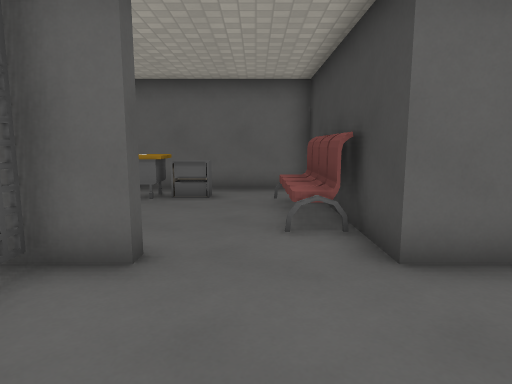
View 1 (above)

15 first-person views from a walk through a 3-D level made in the Godot game engine. The camera is 1.4 m above the floor, tilts 8° down and sees 75° across. The floor is counted in squares, 1 m on a side. Each view is taken from the middle of a square. On the plan, view 1 faces up. The plan holds only what a view shows up to about 15 squares ahead; the rest is blank. Surface patterns are stand-ins for the level's own textures.

View 2
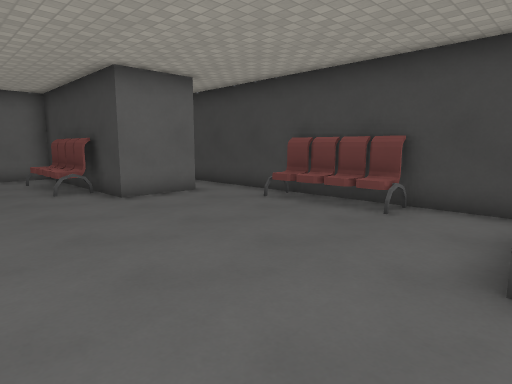

View 3
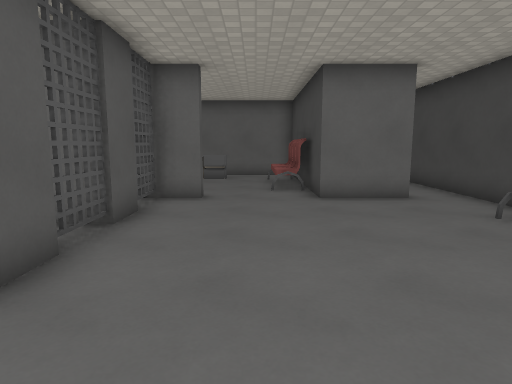

View 4
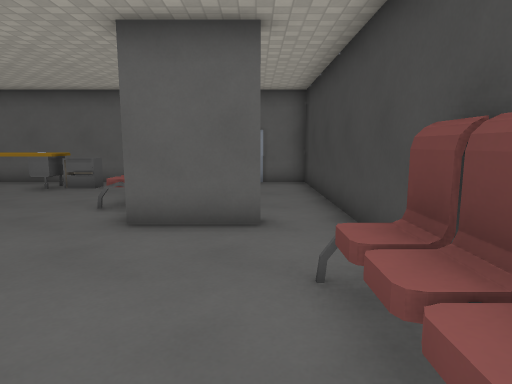

View 5
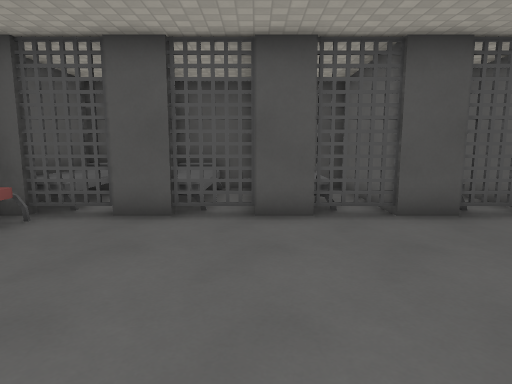

View 6
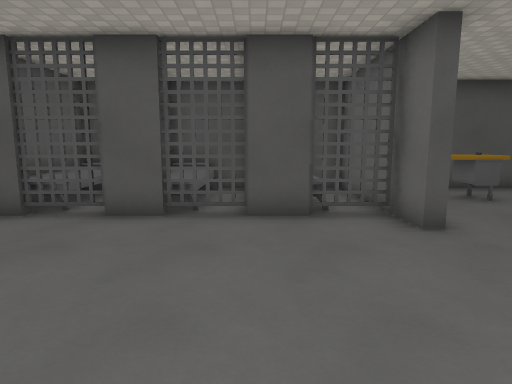

View 7
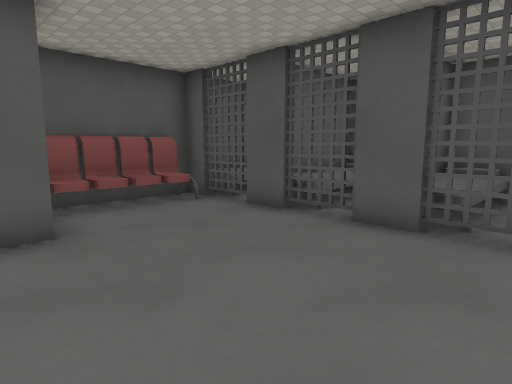

View 8
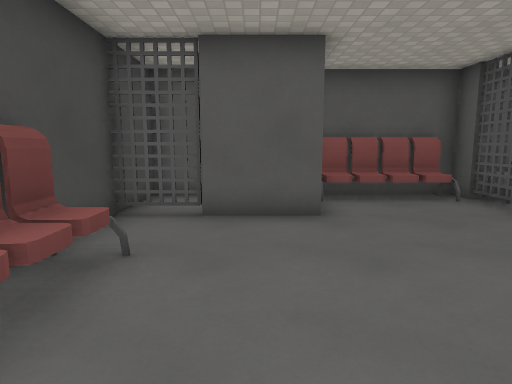

View 9
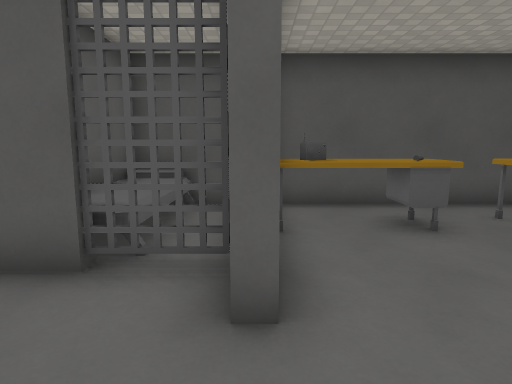

View 10
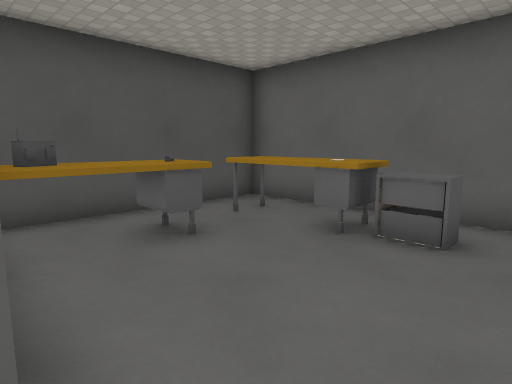

View 11
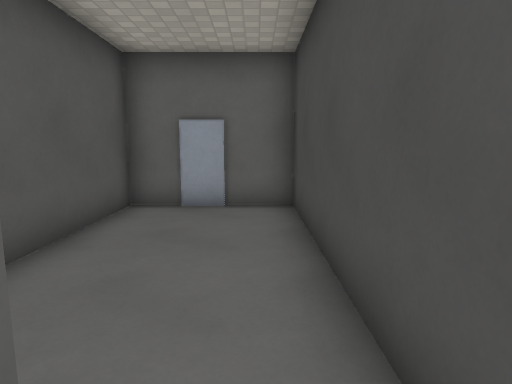

View 12
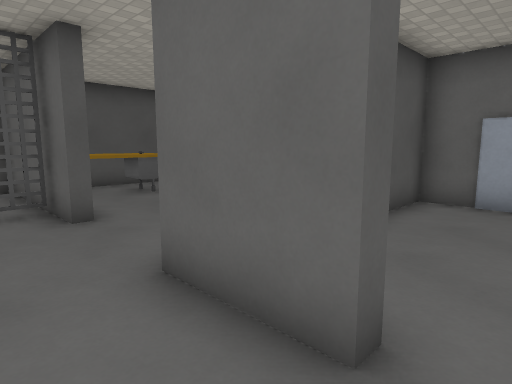

View 13
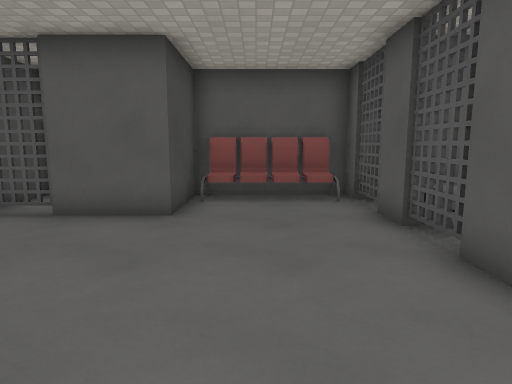

View 14
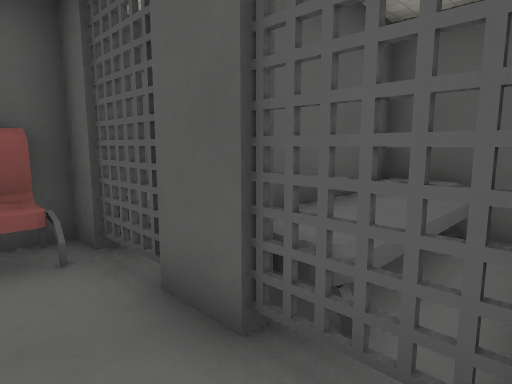

View 15
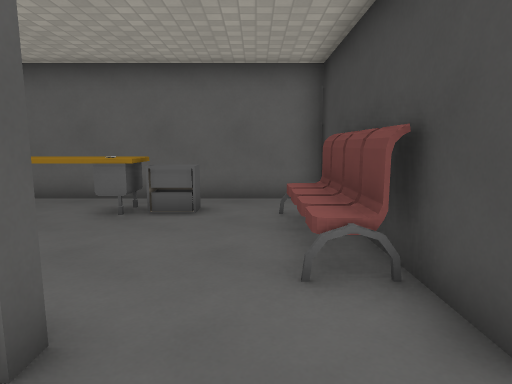

### Floor plan
Key: @ floor where view 1 was taken; # wall or solid block; . floor; D closed door; = window, fence, low wall or low ledge; ^ raised ledge; B block; R radio.
Columns run from 7 left of view 1 to 6 right of it. Each row starts with its distance up from view 1.
 11 ###########D##
 10 #........#...#
  9 #.^^^B..##...#
  8 #.......^#...#
  7 #.^.....^#...#
  6 #.^.....##...#
  5 #.R......#...#
  4 ##^###...###.#
  3 #...#........#
  2 ^^^^#........#
  1 #^^^#.......^#
  0 #===#..@....^#
 -1 ^^^^#.......^#
 -2 #^^^#.......^#
 -3 #^^^#........#
 -4 ^^^^#........#
 -5 #####....#####
 -6    =#....#
 -7     ######

Positions as (right, up) in squares from view 1, and headings:
1: (0, 0), facing up
2: (-2, -5), facing up-right
3: (0, -5), facing up
4: (4, -2), facing up
5: (4, -2), facing left
6: (4, 1), facing left
7: (3, 1), facing down-left
8: (3, 2), facing down
9: (1, 4), facing left
10: (0, 4), facing up-left
11: (5, 3), facing up
12: (5, 2), facing up-left
13: (0, 2), facing down
14: (-1, -2), facing down-left
15: (0, 2), facing up
